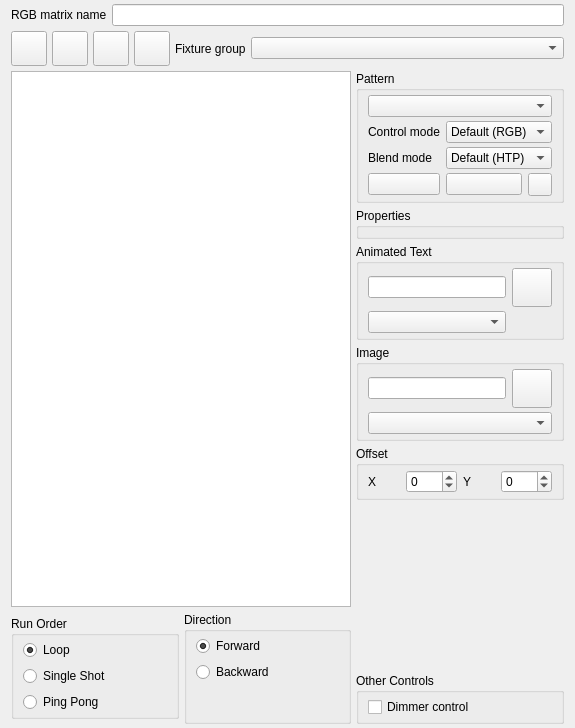
<?xml version="1.0" encoding="UTF-8"?>
<ui version="4.0">
 <author>Massimo Callegari</author>
 <comment>
  Q Light Controller Plus
  rgbmatrixeditor.ui

  Copyright (c) 2015 Massimo Callegari

  Licensed under the Apache License, Version 2.0 (the &quot;License&quot;);
  you may not use this file except in compliance with the License.
  You may obtain a copy of the License at

      http://www.apache.org/licenses/LICENSE-2.0.txt

  Unless required by applicable law or agreed to in writing, software
  distributed under the License is distributed on an &quot;AS IS&quot; BASIS,
  WITHOUT WARRANTIES OR CONDITIONS OF ANY KIND, either express or implied.
  See the License for the specific language governing permissions and
  limitations under the License.
 </comment>
 <class>RGBMatrixEditor</class>
 <widget class="QWidget" name="RGBMatrixEditor">
  <property name="geometry">
   <rect>
    <x>0</x>
    <y>0</y>
    <width>575</width>
    <height>728</height>
   </rect>
  </property>
  <property name="windowTitle">
   <string>RGB Matrix Editor</string>
  </property>
  <layout class="QGridLayout" name="gridLayout">
   <property name="topMargin">
    <number>4</number>
   </property>
   <property name="bottomMargin">
    <number>4</number>
   </property>
   <property name="spacing">
    <number>5</number>
   </property>
   <item row="2" column="0" colspan="3">
    <widget class="QGraphicsView" name="m_preview"/>
   </item>
   <item row="2" column="3" rowspan="3">
    <layout class="QVBoxLayout" name="verticalLayout_5">
     <item>
      <widget class="QGroupBox" name="m_patternGroup">
       <property name="sizePolicy">
        <sizepolicy hsizetype="Preferred" vsizetype="Maximum">
         <horstretch>0</horstretch>
         <verstretch>0</verstretch>
        </sizepolicy>
       </property>
       <property name="title">
        <string>Pattern</string>
       </property>
       <layout class="QGridLayout" name="gridLayout_4">
        <property name="topMargin">
         <number>4</number>
        </property>
        <property name="bottomMargin">
         <number>4</number>
        </property>
        <property name="verticalSpacing">
         <number>4</number>
        </property>
        <item row="5" column="0">
         <widget class="QPushButton" name="m_startColorButton">
          <property name="toolTip">
           <string>Matrix start color</string>
          </property>
          <property name="iconSize">
           <size>
            <width>50</width>
            <height>26</height>
           </size>
          </property>
         </widget>
        </item>
        <item row="5" column="1">
         <widget class="QPushButton" name="m_endColorButton">
          <property name="toolTip">
           <string>Matrix end color</string>
          </property>
          <property name="text">
           <string/>
          </property>
          <property name="iconSize">
           <size>
            <width>50</width>
            <height>26</height>
           </size>
          </property>
         </widget>
        </item>
        <item row="0" column="0" colspan="3">
         <widget class="QComboBox" name="m_patternCombo">
          <property name="toolTip">
           <string>The RGB matrix pattern</string>
          </property>
         </widget>
        </item>
        <item row="5" column="2">
         <widget class="QToolButton" name="m_resetEndColorButton">
          <property name="toolTip">
           <string>Reset the end color</string>
          </property>
          <property name="icon">
           <iconset resource="qlcui.qrc">
            <normaloff>:/fileclose.png</normaloff>:/fileclose.png</iconset>
          </property>
         </widget>
        </item>
        <item row="3" column="1" colspan="2">
         <widget class="QComboBox" name="m_blendModeCombo">
          <item>
           <property name="text">
            <string>Default (HTP)</string>
           </property>
          </item>
          <item>
           <property name="text">
            <string>Mask</string>
           </property>
          </item>
          <item>
           <property name="text">
            <string>Additive</string>
           </property>
          </item>
          <item>
           <property name="text">
            <string>Subtractive</string>
           </property>
          </item>
         </widget>
        </item>
        <item row="3" column="0">
         <widget class="QLabel" name="m_blendModeLabel">
          <property name="text">
           <string>Blend mode</string>
          </property>
         </widget>
        </item>
        <item row="2" column="0">
         <widget class="QLabel" name="m_colorModeLabel">
          <property name="text">
           <string>Control mode</string>
          </property>
         </widget>
        </item>
        <item row="2" column="1" colspan="2">
         <widget class="QComboBox" name="m_controlModeCombo">
          <item>
           <property name="text">
            <string>Default (RGB)</string>
           </property>
          </item>
          <item>
           <property name="text">
            <string>White</string>
           </property>
          </item>
          <item>
           <property name="text">
            <string>Amber</string>
           </property>
          </item>
          <item>
           <property name="text">
            <string>UV</string>
           </property>
          </item>
          <item>
           <property name="text">
            <string>Dimmer</string>
           </property>
          </item>
          <item>
           <property name="text">
            <string>Shutter</string>
           </property>
          </item>
         </widget>
        </item>
       </layout>
      </widget>
     </item>
     <item>
      <widget class="QGroupBox" name="m_propertiesGroup">
       <property name="title">
        <string>Properties</string>
       </property>
       <layout class="QGridLayout" name="gridLayout_5">
        <property name="topMargin">
         <number>4</number>
        </property>
        <property name="bottomMargin">
         <number>4</number>
        </property>
        <property name="verticalSpacing">
         <number>4</number>
        </property>
        <item row="0" column="0">
         <layout class="QGridLayout" name="m_propertiesLayout"/>
        </item>
       </layout>
      </widget>
     </item>
     <item>
      <widget class="QGroupBox" name="m_textGroup">
       <property name="title">
        <string>Animated Text</string>
       </property>
       <layout class="QGridLayout" name="gridLayout_3">
        <property name="topMargin">
         <number>4</number>
        </property>
        <property name="bottomMargin">
         <number>4</number>
        </property>
        <property name="verticalSpacing">
         <number>4</number>
        </property>
        <item row="0" column="0">
         <widget class="QLineEdit" name="m_textEdit">
          <property name="sizePolicy">
           <sizepolicy hsizetype="Minimum" vsizetype="Fixed">
            <horstretch>0</horstretch>
            <verstretch>0</verstretch>
           </sizepolicy>
          </property>
          <property name="toolTip">
           <string>Text to display</string>
          </property>
         </widget>
        </item>
        <item row="0" column="1">
         <widget class="QToolButton" name="m_fontButton">
          <property name="toolTip">
           <string>Choose the font</string>
          </property>
          <property name="text">
           <string notr="true"/>
          </property>
          <property name="icon">
           <iconset resource="qlcui.qrc">
            <normaloff>:/fonts.png</normaloff>:/fonts.png</iconset>
          </property>
          <property name="iconSize">
           <size>
            <width>32</width>
            <height>32</height>
           </size>
          </property>
         </widget>
        </item>
        <item row="1" column="0">
         <widget class="QComboBox" name="m_animationCombo">
          <property name="toolTip">
           <string>Animation style</string>
          </property>
         </widget>
        </item>
       </layout>
      </widget>
     </item>
     <item>
      <widget class="QGroupBox" name="m_imageGroup">
       <property name="title">
        <string>Image</string>
       </property>
       <layout class="QGridLayout" name="gridLayout_2">
        <property name="topMargin">
         <number>4</number>
        </property>
        <property name="bottomMargin">
         <number>4</number>
        </property>
        <property name="verticalSpacing">
         <number>4</number>
        </property>
        <item row="0" column="0">
         <widget class="QLineEdit" name="m_imageEdit">
          <property name="sizePolicy">
           <sizepolicy hsizetype="Minimum" vsizetype="Fixed">
            <horstretch>0</horstretch>
            <verstretch>0</verstretch>
           </sizepolicy>
          </property>
         </widget>
        </item>
        <item row="0" column="1">
         <widget class="QToolButton" name="m_imageButton">
          <property name="text">
           <string notr="true"/>
          </property>
          <property name="icon">
           <iconset resource="qlcui.qrc">
            <normaloff>:/image.png</normaloff>:/image.png</iconset>
          </property>
          <property name="iconSize">
           <size>
            <width>32</width>
            <height>32</height>
           </size>
          </property>
         </widget>
        </item>
        <item row="1" column="0" colspan="2">
         <widget class="QComboBox" name="m_imageAnimationCombo"/>
        </item>
       </layout>
      </widget>
     </item>
     <item>
      <widget class="QGroupBox" name="m_offsetGroup">
       <property name="title">
        <string>Offset</string>
       </property>
       <layout class="QHBoxLayout" name="horizontalLayout">
        <property name="topMargin">
         <number>4</number>
        </property>
        <property name="bottomMargin">
         <number>4</number>
        </property>
        <item>
         <widget class="QLabel" name="m_xOffsetLabel">
          <property name="text">
           <string>X</string>
          </property>
         </widget>
        </item>
        <item>
         <widget class="QSpinBox" name="m_xOffsetSpin">
          <property name="toolTip">
           <string>Shift the pattern X pixels horizontally</string>
          </property>
          <property name="minimum">
           <number>-255</number>
          </property>
          <property name="maximum">
           <number>255</number>
          </property>
         </widget>
        </item>
        <item>
         <widget class="QLabel" name="m_yOffsetLabel">
          <property name="text">
           <string>Y</string>
          </property>
         </widget>
        </item>
        <item>
         <widget class="QSpinBox" name="m_yOffsetSpin">
          <property name="toolTip">
           <string>Shift the pattern Y pixels vertically</string>
          </property>
          <property name="minimum">
           <number>-255</number>
          </property>
          <property name="maximum">
           <number>255</number>
          </property>
         </widget>
        </item>
       </layout>
      </widget>
     </item>
     <item>
      <spacer name="verticalSpacer_4">
       <property name="orientation">
        <enum>Qt::Vertical</enum>
       </property>
       <property name="sizeType">
        <enum>QSizePolicy::Expanding</enum>
       </property>
       <property name="sizeHint" stdset="0">
        <size>
         <width>20</width>
         <height>40</height>
        </size>
       </property>
      </spacer>
     </item>
    </layout>
   </item>
   <item row="4" column="3">
    <widget class="QGroupBox" name="m_intensityGroup">
     <property name="sizePolicy">
      <sizepolicy hsizetype="Preferred" vsizetype="Maximum">
       <horstretch>0</horstretch>
       <verstretch>0</verstretch>
      </sizepolicy>
     </property>
     <property name="title">
      <string>Other Controls</string>
     </property>
     <layout class="QVBoxLayout" name="verticalLayout_4">
      <property name="topMargin">
       <number>4</number>
      </property>
      <property name="bottomMargin">
       <number>4</number>
      </property>
      <item>
       <widget class="QCheckBox" name="m_dimmerControlCb">
        <property name="toolTip">
         <string>Set the dimmer channel of fixtures to 100%</string>
        </property>
        <property name="text">
         <string>Dimmer control</string>
        </property>
       </widget>
      </item>

     </layout>
    </widget>
   </item>
   <item row="0" column="0" colspan="4">
    <layout class="QHBoxLayout" name="horizontalLayout_2">
     <item>
      <widget class="QLabel" name="m_nameLabel">
       <property name="sizePolicy">
        <sizepolicy hsizetype="Minimum" vsizetype="Preferred">
         <horstretch>0</horstretch>
         <verstretch>0</verstretch>
        </sizepolicy>
       </property>
       <property name="text">
        <string>RGB matrix name</string>
       </property>
      </widget>
     </item>
     <item>
      <widget class="QLineEdit" name="m_nameEdit">
       <property name="sizePolicy">
        <sizepolicy hsizetype="Expanding" vsizetype="Fixed">
         <horstretch>0</horstretch>
         <verstretch>0</verstretch>
        </sizepolicy>
       </property>
       <property name="toolTip">
        <string>The name of this RGB matrix function</string>
       </property>
      </widget>
     </item>
    </layout>
   </item>
   <item row="1" column="0" colspan="4">
    <layout class="QHBoxLayout" name="horizontalLayout_4">
     <item>
      <widget class="QToolButton" name="m_speedDialButton">
       <property name="toolTip">
        <string>Show/Hide speed dial window</string>
       </property>
       <property name="icon">
        <iconset resource="qlcui.qrc">
         <normaloff>:/speed.png</normaloff>:/speed.png</iconset>
       </property>
       <property name="iconSize">
        <size>
         <width>28</width>
         <height>28</height>
        </size>
       </property>
       <property name="checkable">
        <bool>true</bool>
       </property>
      </widget>
     </item>
     <item>
      <widget class="QToolButton" name="m_saveToSequenceButton">
       <property name="toolTip">
        <string>Save this matrix to a sequence</string>
       </property>
       <property name="text">
        <string/>
       </property>
       <property name="icon">
        <iconset resource="qlcui.qrc">
         <normaloff>:/sequence.png</normaloff>:/sequence.png</iconset>
       </property>
       <property name="iconSize">
        <size>
         <width>28</width>
         <height>28</height>
        </size>
       </property>
      </widget>
     </item>
     <item>
      <widget class="QToolButton" name="m_shapeButton">
       <property name="toolTip">
        <string>Toggle between circle and square preview</string>
       </property>
       <property name="icon">
        <iconset resource="qlcui.qrc">
         <normaloff>:/square.png</normaloff>:/square.png</iconset>
       </property>
       <property name="iconSize">
        <size>
         <width>28</width>
         <height>28</height>
        </size>
       </property>
       <property name="checkable">
        <bool>true</bool>
       </property>
      </widget>
     </item>
     <item>
      <widget class="QToolButton" name="m_testButton">
       <property name="toolTip">
        <string>See what the RGB Matrix does when it is run</string>
       </property>
       <property name="icon">
        <iconset resource="qlcui.qrc">
         <normaloff>:/player_play.png</normaloff>:/player_play.png</iconset>
       </property>
       <property name="iconSize">
        <size>
         <width>28</width>
         <height>28</height>
        </size>
       </property>
       <property name="checkable">
        <bool>true</bool>
       </property>
      </widget>
     </item>
     <item>
      <widget class="QLabel" name="m_fixtureGroupLabel">
       <property name="sizePolicy">
        <sizepolicy hsizetype="Minimum" vsizetype="Preferred">
         <horstretch>0</horstretch>
         <verstretch>0</verstretch>
        </sizepolicy>
       </property>
       <property name="text">
        <string>Fixture group</string>
       </property>
      </widget>
     </item>
     <item>
      <widget class="QComboBox" name="m_fixtureGroupCombo">
       <property name="sizePolicy">
        <sizepolicy hsizetype="Expanding" vsizetype="Fixed">
         <horstretch>0</horstretch>
         <verstretch>0</verstretch>
        </sizepolicy>
       </property>
       <property name="toolTip">
        <string>The fixture group to use as the pixel matrix</string>
       </property>
      </widget>
     </item>
    </layout>
   </item>
   <item row="3" column="0" rowspan="2" colspan="3">
    <layout class="QGridLayout" name="gridLayout_6">
     <item row="0" column="0">
      <widget class="QGroupBox" name="m_runOrderGroup">
       <property name="sizePolicy">
        <sizepolicy hsizetype="Preferred" vsizetype="Maximum">
         <horstretch>0</horstretch>
         <verstretch>0</verstretch>
        </sizepolicy>
       </property>
       <property name="title">
        <string>Run Order</string>
       </property>
       <layout class="QVBoxLayout" name="verticalLayout_2">
        <property name="topMargin">
         <number>4</number>
        </property>
        <property name="bottomMargin">
         <number>4</number>
        </property>
        <item>
         <widget class="QRadioButton" name="m_loop">
          <property name="toolTip">
           <string>Run through over and over again</string>
          </property>
          <property name="text">
           <string>Loop</string>
          </property>
          <property name="checked">
           <bool>true</bool>
          </property>
         </widget>
        </item>
        <item>
         <widget class="QRadioButton" name="m_singleShot">
          <property name="toolTip">
           <string>Run through once and stop</string>
          </property>
          <property name="text">
           <string>Single Shot</string>
          </property>
         </widget>
        </item>
        <item>
         <widget class="QRadioButton" name="m_pingPong">
          <property name="toolTip">
           <string>First run forwards, then backwards, again forwards, etc.</string>
          </property>
          <property name="text">
           <string>Ping Pong</string>
          </property>
         </widget>
        </item>
       </layout>
      </widget>
     </item>
     <item row="0" column="1">
      <widget class="QGroupBox" name="m_directionGroup">
       <property name="sizePolicy">
        <sizepolicy hsizetype="Preferred" vsizetype="Maximum">
         <horstretch>0</horstretch>
         <verstretch>0</verstretch>
        </sizepolicy>
       </property>
       <property name="title">
        <string>Direction</string>
       </property>
       <layout class="QVBoxLayout" name="verticalLayout_3">
        <property name="topMargin">
         <number>4</number>
        </property>
        <property name="bottomMargin">
         <number>4</number>
        </property>
        <item>
         <widget class="QRadioButton" name="m_forward">
          <property name="toolTip">
           <string>Start from the first step</string>
          </property>
          <property name="text">
           <string>Forward</string>
          </property>
          <property name="checked">
           <bool>true</bool>
          </property>
         </widget>
        </item>
        <item>
         <widget class="QRadioButton" name="m_backward">
          <property name="toolTip">
           <string>Start from the last step</string>
          </property>
          <property name="text">
           <string>Backward</string>
          </property>
         </widget>
        </item>
        <item>
         <spacer name="verticalSpacer_2">
          <property name="orientation">
           <enum>Qt::Vertical</enum>
          </property>
          <property name="sizeType">
           <enum>QSizePolicy::Maximum</enum>
          </property>
          <property name="sizeHint" stdset="0">
           <size>
            <width>20</width>
            <height>35</height>
           </size>
          </property>
         </spacer>
        </item>
       </layout>
      </widget>
     </item>
    </layout>
   </item>
  </layout>
 </widget>
 <resources>
  <include location="qlcui.qrc"/>
 </resources>
 <connections/>
</ui>
